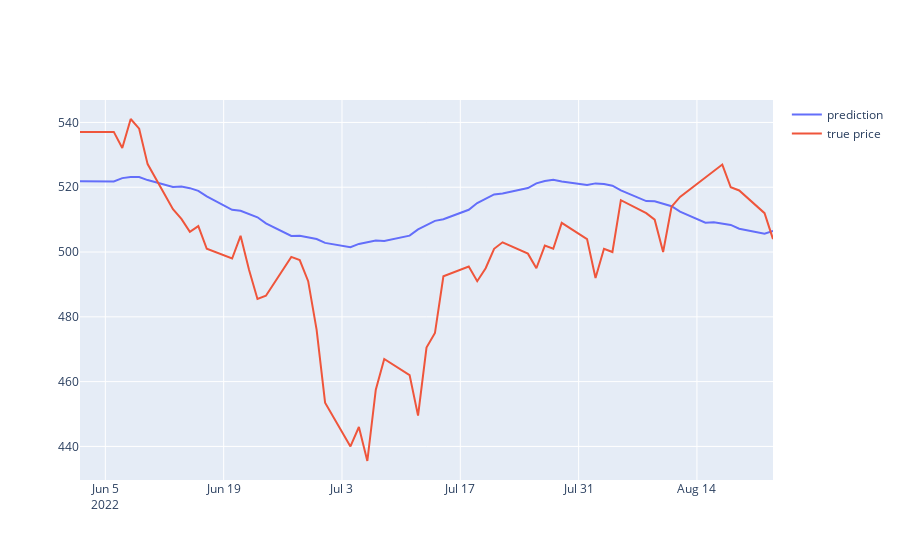

Source (notebook cell):
### Code cell
# gragh of y1 prediction 
# fig = px.line(val1, x = "Date", y = "gbr_pred_y1", title = "model results")
fig = go.Figure()
fig.add_trace(go.Scatter(x = val["Date"], y = val["gbr_pred_y1"], mode = "lines", name = "prediction"))
fig.add_trace(go.Scatter(x = val["Date"], y = val["y"], mode = "lines", name = "true price"))
fig.show()
